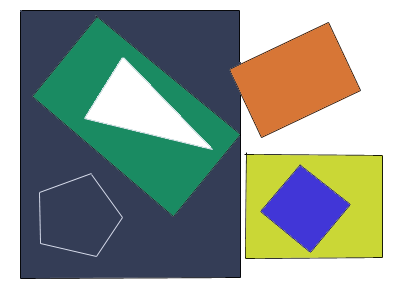
//> input picture sample-data/pic5.png, 400 x 300 px
$ ./CVTutor.ImgProc.HoughLine01   (built with g++ and OpenCV 4)
//> lines starting //> are read from the running program, lines starting //| are printed output that depends on the picture; after the words box and inside, x2 and y2 are one past the last pixel; in counts of white or black regions, pixels touching at a corner belong together
### CVTutor.ImgProc/CVTutor.ImgProc.HoughLine01/stdafx.h
// stdafx.h : include file for standard system include files,
// or project specific include files that are used frequently, but
// are changed infrequently
//

#pragma once

#include "targetver.h"

#include <stdio.h>
#include <tchar.h>
#include <string>
#include <iostream>

#include <opencv2/core/core.hpp>
#include <opencv2/highgui/highgui.hpp>

### CVTutor.ImgProc/CVTutor.ImgProc.HoughLine01/CVTutor.ImgProc.HoughLine01.cpp
// CVTutor.ImgProc.HoughLine01.cpp : Defines the entry point for the console application.
//

#include "stdafx.h"
#include <opencv2/imgproc.hpp>
#include <opencv2/imgcodecs.hpp>

using namespace std;
using namespace cv;


int main(int argc, char** argv)
{
	string imageName("../../sample-data/pic5.png");
	if (argc > 1)
	{
		imageName = argv[1];
	}

	Mat src = imread(imageName);
//> src is the input picture: 300 rows x 400 cols, CV_8UC3; mean B, G, R 146.7, 155.8, 145.2
	if (!src.data)
	{
		cerr << "Failed to load image: " << imageName << endl;
		system("pause");
		return -1;
	}

	Mat dst, cdst;
	Canny(src, dst, 50, 200, 3);
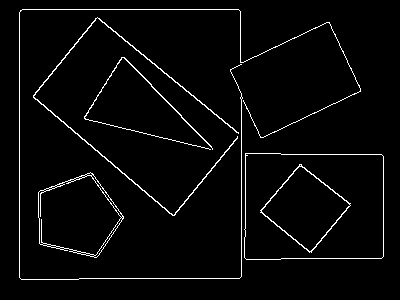
//> dst: 300 rows x 400 cols, CV_8UC1; 3.2% white in thin lines or dots, all inside (x1, y1, x2, y2) = (19, 9, 384, 280)
	cvtColor(dst, cdst, COLOR_GRAY2BGR);

	int threshold = 100;
	if (argc > 2) {
		threshold = stoi(argv[2]);
	}

	auto useP = true;
	// auto useP = false;
	if (argc > 3) {
		if (argv[3] == "p" || argv[3] == "P") {
			useP = true;
		}
	}

	if (useP)
	{
		vector<Vec4i> lines;
		HoughLinesP(dst, lines, 1, CV_PI / 180, threshold, 50, 10);
//> lines = 11 lines (x1, y1, x2, y2), first 8: [19, 277, 19, 12], [22, 9, 238, 9], [241, 276, 241, 93], [101, 21, 238, 132], [79, 278, 239, 278], [33, 97, 157, 201], [84, 118, 210, 149], [124, 57, 221, 157]
		for (size_t i = 0; i < lines.size(); i++)
		{
			Vec4i l = lines[i];
			line(cdst, Point(l[0], l[1]), Point(l[2], l[3]), Scalar(0, 0, 255), 3, LINE_AA);
		}
//> this loop made 11 passes
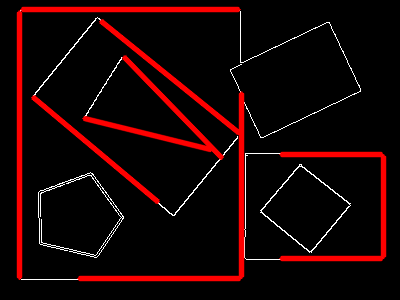
//> cdst: 300 rows x 400 cols, CV_8UC3; mean B, G, R 4, 4, 24
	}
	else {
		vector<Vec2f> lines;
		HoughLines(dst, lines, 1, CV_PI / 180, threshold, 0, 0);

		for (size_t i = 0; i < lines.size(); i++)
		{
			float rho = lines[i][0], theta = lines[i][1];
			Point pt1, pt2;
			double a = cos(theta), b = sin(theta);
			double x0 = a*rho, y0 = b*rho;
			pt1.x = cvRound(x0 + 1000 * (-b));
			pt1.y = cvRound(y0 + 1000 * (a));
			pt2.x = cvRound(x0 - 1000 * (-b));
			pt2.y = cvRound(y0 - 1000 * (a));
			line(cdst, pt1, pt2, Scalar(0, 0, 255), 3, CV_AA);
		}
	}

	imshow("source", src);
	imshow("detected lines", cdst);

	waitKey();
	return 0;
}

$ run again, with sample-data/pic1.png copied over sample-data/pic5.png
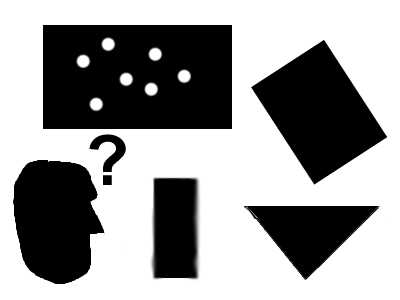
//> input picture sample-data/pic1.png, 400 x 300 px
//> src is the input picture: 300 rows x 400 cols, CV_8UC3; mean B, G, R 154.1, 154.1, 154.1
//> `Canny(src, dst, 50, 200, 3);`:
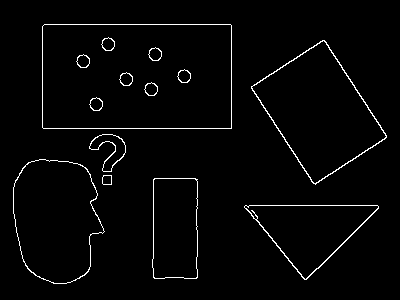
//> dst: 300 rows x 400 cols, CV_8UC1; 2.3% white in thin lines or dots, all inside (x1, y1, x2, y2) = (13, 24, 387, 284)
//> lines = 8 lines (x1, y1, x2, y2): [44, 24, 230, 24], [43, 128, 231, 128], [318, 268, 378, 208], [245, 205, 377, 205], [251, 87, 313, 183], [324, 40, 386, 136], [42, 127, 42, 26], [231, 127, 231, 25]
//> the loop `for (size_t i = 0; i < lines.size(); i++)` made 8 passes
//> after the loop `for (size_t i = 0; i < lines.size(); i++)`:
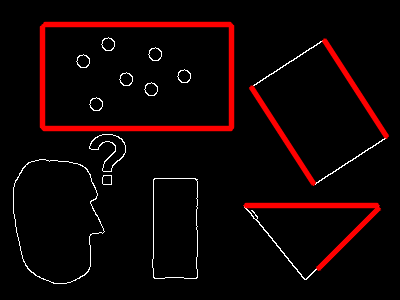
//> cdst: 300 rows x 400 cols, CV_8UC3; mean B, G, R 3.4, 3.4, 15.3

$ run again, with sample-data/pic2.png copied over sample-data/pic5.png
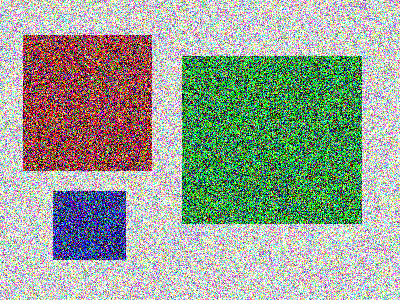
//> input picture sample-data/pic2.png, 400 x 300 px
//> src is the input picture: 300 rows x 400 cols, CV_8UC3; mean B, G, R 150, 164.4, 153.8
//> `Canny(src, dst, 50, 200, 3);`:
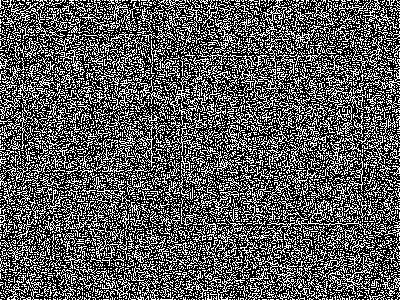
//> dst: 300 rows x 400 cols, CV_8UC1; 35.3% white in thin lines or dots
//> lines = 229 lines (x1, y1, x2, y2), first 8: [20, 299, 316, 3], [27, 299, 325, 1], [10, 1, 303, 294], [60, 0, 359, 299], [84, 297, 380, 1], [40, 1, 261, 222], [76, 0, 372, 296], [45, 299, 344, 0]
//> the loop `for (size_t i = 0; i < lines.size(); i++)` made 229 passes
//> after the loop `for (size_t i = 0; i < lines.size(); i++)`:
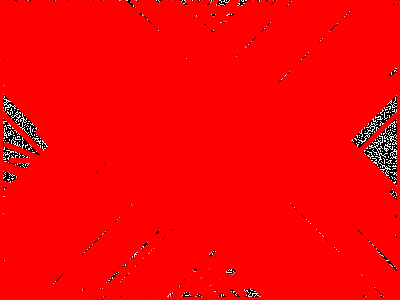
//> cdst: 300 rows x 400 cols, CV_8UC3; mean B, G, R 3.1, 3.1, 249.1

$ run again, with sample-data/pic3.png copied over sample-data/pic5.png
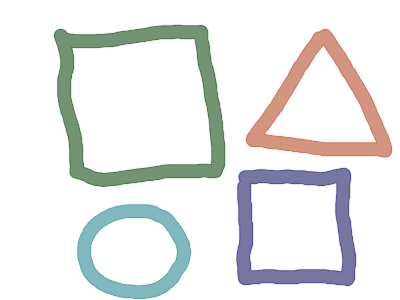
//> input picture sample-data/pic3.png, 400 x 300 px
//> src is the input picture: 300 rows x 400 cols, CV_8UC3; mean B, G, R 232.6, 233.5, 232.3
//> `Canny(src, dst, 50, 200, 3);`:
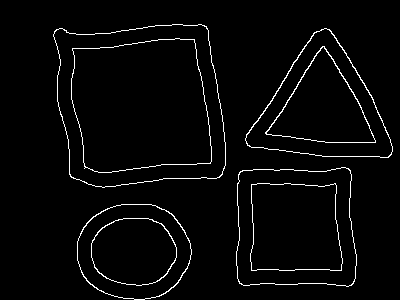
//> dst: 300 rows x 400 cols, CV_8UC1; 2.9% white in thin lines or dots, all inside (x1, y1, x2, y2) = (53, 24, 393, 300)
//> lines = empty
